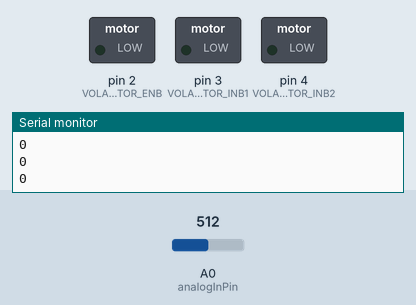
Bench run of a sketch on a simulated Arduino Uno, built with avr-gcc and run on an emulated ATmega328P. Parts: switched loads named in the sketch (green lamp = pin HIGH), the last lines printed to the serial monitor. The inputs (shaded band) are chosen by the test bench; at power-on: A0 (analogInPin) = 512.

Above: at 1.2 s.
1.3 s: A0 (analogInPin) set to 586
2.8 s: A0 (analogInPin) set to 619
At 4.0 s:
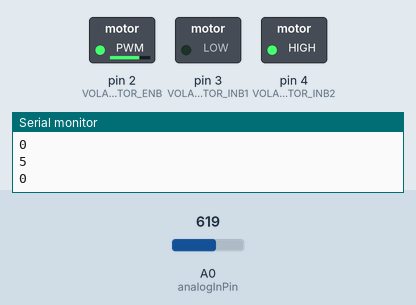
4.3 s: A0 (analogInPin) set to 511
At 4.7 s:
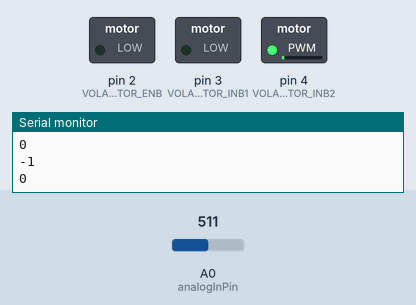
5.8 s: A0 (analogInPin) set to 448
7.3 s: A0 (analogInPin) set to 422
At 8.1 s:
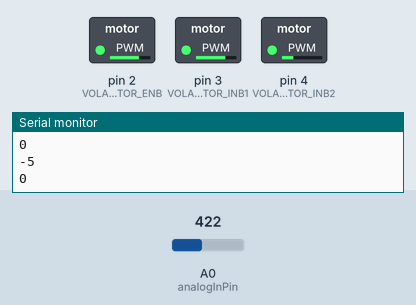
Timing chart, 0 to 9.8 s (numbered marks = the images above; inputs shaded):
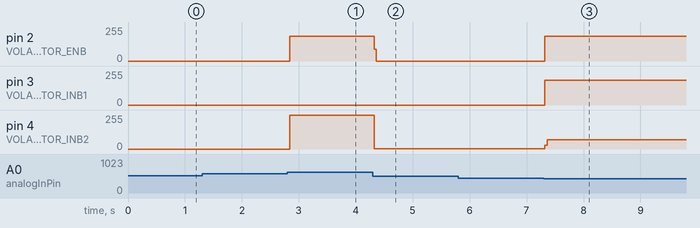

The sketch:

Johnlex.ino
```cpp
/*
 * Author: John Lex
 * Date: 28.10.2020
 * Note: made for Just4Ai team from Autonomous Bootcamp
 * Description of program:
 */
//==============================DEFINE DECLARATION=============================================
#define max_left_angle -16 //verificati in practica range volanului si a potentiometrului
#define max_right_angle 5

#define VOLAN_MOTOR_INB1 3
#define VOLAN_MOTOR_INB2 4
#define VOLAN_MOTOR_ENB 2
//=============================================================================================

String inString = "";    // string to hold input

//==========variabile citirea/decodificarea mesajului serialmonitor=============================
int value = 0;
int sign = 1;
//==============================================================================================

//=========================Variabilile  citirea potentiometru===================================
const int analogInPin = A0;  // Analog input pin that the potentiometer is attached to
const int analogOutPin = 9; // Analog output pin that the LED is attached to
//===============================================================================================

//=========================Variabilile  de stocare a informatiei=================================
int actual_angle = 0;
int input_angle = 0;
int difference_input_actual_angle = 0;
int direction_volan_motor = 1; // 0 - left ; 1-right;
int speed_volan_motor = 0;
//===============================================================================================

//=========================Definirea prototipurilor functiilor===================================
int read_angle_from_serial_monitor(int k);
int get_actual_position_volan();
void VOLAN_MOTOR_INITIALISE ();
void VOLAN_GO_LEFT_MOTOR (int speed_motor);
void VOLAN_GO_RIGHT_MOTOR (int speed_motor);
void VOLAN_STOP();
void get_control_volan_position_and_direction(int input_angle,int actual_angle);
//===============================================================================================


void setup() {

  VOLAN_MOTOR_INITIALISE();

  Serial.begin(9600);
  while (!Serial) {
  }
  Serial.println("Give input angle:");
}


void loop() {
  //*********Citirea unghiului dorit al volanului*************\\

  input_angle = read_angle_from_serial_monitor(2);                    //citirea input_angle_de_la serial
  actual_angle = get_actual_position_volan();                         //get actual angle
  get_control_volan_position_and_direction(input_angle,actual_angle); // decizia in ce directie sa rotim motorul si cu cat
  while (difference_input_actual_angle > 6)
  {
    actual_angle = get_actual_position_volan();
    get_control_volan_position_and_direction(input_angle,actual_angle);
    if (direction_volan_motor == 0) // motorul spre stanga
    {
        speed_volan_motor = map(difference_input_actual_angle, 0, 40, 0, 255); // viteza e invers proportionala cu diferenta de grade
        VOLAN_GO_LEFT_MOTOR (255);
    }
    if (direction_volan_motor ==1)  // motorul spre dreapta
    {
      speed_volan_motor = map(difference_input_actual_angle, 0, 40, 0, 255);
      VOLAN_GO_RIGHT_MOTOR (255);
    }
  }
  VOLAN_STOP();
Serial.println(actual_angle);
Serial.println(input_angle);

}

void get_control_volan_position_and_direction(int input_angle,int actual_angle)
{
   /*
    * Description of function:
    */
   if (actual_angle >0)                                           // de la 0 la 40 grade volanul spre dreapta
   {
    if (input_angle > actual_angle)                              // example \~ acual angle is 29 , input angle is 39 we need go forward for 10 angle
    { direction_volan_motor = 1;                                 //mergi spre dreapta "difference_input_actual_angle" grade
      difference_input_actual_angle = input_angle -actual_angle;
    }
    if(input_angle < actual_angle)                          // example \~ acual angle is 39 , input angle is 10 we need go back for 20 angle
    {direction_volan_motor = 0;                                  //mergi spre stanga "difference_input_actual_angle" grade
      difference_input_actual_angle = actual_angle - input_angle;
    }
   }
   ///////////////////////////////////////////////////\\\\\\\\\\\\\\\\\\\\\\\\\\\\\\\\\\\\\\\\\\\\\\\\\\\\\\\\\\\\\\\\\\\\\\\\\\\\\
    if (actual_angle < 0)                                             // de la 0 la -40 grade volanul spre stanga
   {
    if (input_angle > actual_angle)
    {
      direction_volan_motor = 1;                                 //mergi spre dreapta "difference_input_actual_angle" grade
      difference_input_actual_angle = input_angle -actual_angle;
    }
    if(input_angle < actual_angle)
    {
          direction_volan_motor = 0;                                   //mergi spre stanga "difference_input_actual_angle" grade
    difference_input_actual_angle = actual_angle - input_angle;
    }

   }
   //if (direction_volan_motor == 0) // volanul la stanga
   {
    VOLAN_GO_LEFT_MOTOR (45);
   }
}

int read_angle_from_serial_monitor(int k)
{
/*
 *   Descripiton of function: read input_angle value from serial monitor.
 *   Output variable: int input_angle , angle choosed by user to move volan
 */
if( Serial.available())
  {
    char ch = Serial.read();
    if(ch >= '0' && ch <= '9')            // is this an ascii digit between 0 and 9?
       value = (value * 10) + (ch - '0'); // yes, accumulate the value
    else if( ch == '-')
       sign = -1;
    else                                  // this assumes any char not a digit or minus sign terminates the value
    {
       value = value * sign ;             // set value to the accumulated value
           input_angle = value;
       Serial.println(input_angle);
       value = 0;                         // reset value to 0 ready for the next sequence of digits
       sign = 1;
    }

  }
  if(input_angle> max_right_angle)
  {
    input_angle  = 0;
  }
  if(input_angle< max_left_angle)
  {
    input_angle  = 0;
  }

    return input_angle;
  }
  int get_actual_position_volan()
  {
    /*
     * Description of function: Read voltage from potentiometer A0
     *                          and transform this value into actual angle of volan.
     * Return variable: outputValue
     */

     int sensorValue = 0;        // value read from the pot
     int outputValue = 0;        // value output to the PWM (analog out)

     sensorValue = analogRead(analogInPin);            // read data from pin A0
     outputValue = map(sensorValue, 0, 1023, -40, 40); //transform value from range(0-1023)ADC  to range(-40->40)angle)
     return outputValue;
  }
void VOLAN_MOTOR_INITIALISE (){
  /*
   *       DESCRIPTION: try to write your personal description
   *
   */
  pinMode(VOLAN_MOTOR_ENB, OUTPUT); //pin 2
  pinMode(VOLAN_MOTOR_INB1, OUTPUT); //pin 3
  pinMode(VOLAN_MOTOR_INB2, OUTPUT); //pin 4
}

void VOLAN_GO_LEFT_MOTOR (int speed_motor){
  /*
   *       DESCRIPTION: try to write your personal description    as in my
   *                    example that i gave you
   *
   */
  analogWrite(VOLAN_MOTOR_ENB, speed_motor);
  digitalWrite(VOLAN_MOTOR_INB1, LOW);
  digitalWrite(VOLAN_MOTOR_INB2, HIGH);

  }
void VOLAN_GO_RIGHT_MOTOR (int speed_motor)
{/*
   *       DESCRIPTION: try to write your personal description    as in my
   *                    example that i gave you
   *
   */
  analogWrite(VOLAN_MOTOR_ENB, speed_motor);
  digitalWrite(VOLAN_MOTOR_INB1, HIGH);
  digitalWrite(VOLAN_MOTOR_INB2, LOW);
}

void VOLAN_STOP()
{/*
   *       DESCRIPTION: try to write your personal description    as in my
   *                    example that i gave you
   *
   */
   analogWrite(VOLAN_MOTOR_ENB, 0);

  digitalWrite(VOLAN_MOTOR_INB1, LOW);
  digitalWrite(VOLAN_MOTOR_INB2, LOW);
}
```

Measured:
- the behaviour switches between 601 and 602 on A0 (analogInPin) (found by bisection; images 0 and 1)
- the behaviour switches between 435 and 434 on A0 (analogInPin) (found by bisection; images 2 and 3)
- after the input at 2.8 s, pin 2 (VOLAN_MOTOR_ENB): 0/255 → 185/255 at once; pin 4 (VOLAN_MOTOR_INB2): 0/255 → 255/255 at once
- after the input at 4.3 s, pin 2 (VOLAN_MOTOR_ENB): 185/255 → 0/255 at once; pin 4 (VOLAN_MOTOR_INB2): 255/255 → 2/255 at once
- after the input at 7.3 s, pin 2 (VOLAN_MOTOR_ENB): 0/255 → 184/255 at once; pin 3 (VOLAN_MOTOR_INB1): 0/255 → 185/255 at once; pin 4 (VOLAN_MOTOR_INB2): 2/255 → 71/255 at once
